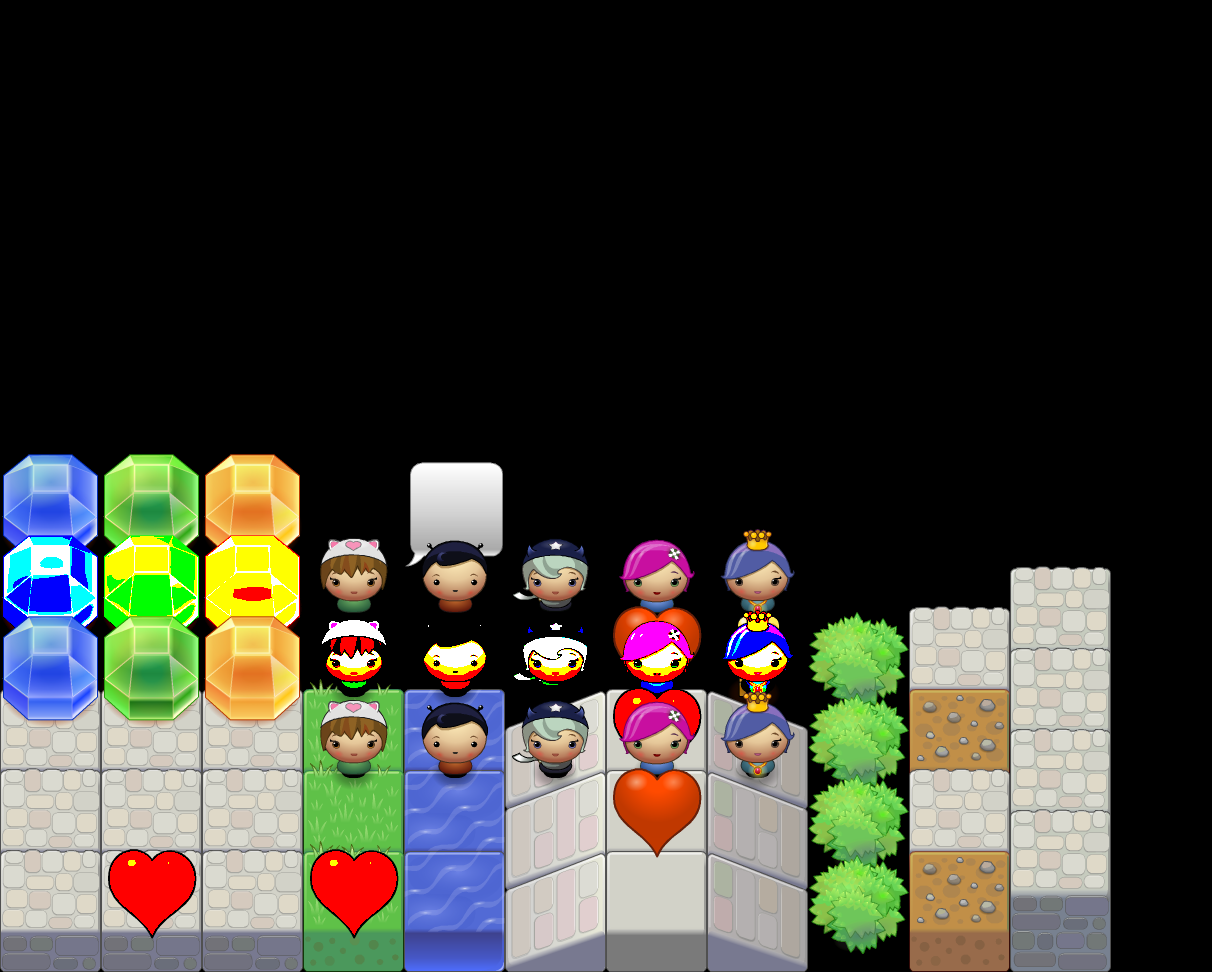

The image is a tile-based game level rendered from a .tmx file. Its description and complete source (layers, tilesets, objects, tile grids) follow:
An orthogonal 12x12 tile map with 101x81 px tiles, 3 tile layers (Layer 0, Layer 1, Layer 2), 2 tilesets.

<map version="1.0" orientation="orthogonal" renderorder="right-down" width="12" height="12" tilewidth="101" tileheight="81" nextobjectid="1">
 <tileset firstgid="1" name="Untitled" tilewidth="101" tileheight="171" spacing="2" margin="2" tilecount="45" columns="9">
  <image source="ortho-test1.png" width="1024" height="1024" />
  <tile id="0">
   <properties>
    <property name="testme" value="asdf" />
   </properties>
  </tile>
 </tileset>
 <tileset firstgid="46" name="tileset2" tilewidth="101" tileheight="171" spacing="2" margin="2" tilecount="45" columns="9">
  <image source="ortho-test1_bw.png" width="1024" height="1024" />
 </tileset>
 <layer name="Layer 0" width="12" height="12">
  <data encoding="csv">
0,0,0,0,0,0,0,0,0,0,0,0,
0,0,0,0,0,0,0,0,0,0,0,0,
0,0,0,0,0,0,0,0,0,0,0,0,
0,0,0,0,0,0,0,0,0,0,0,0,
0,0,0,0,0,0,0,0,0,0,0,0,
0,0,0,0,0,0,0,0,0,0,0,0,
14,15,16,0,34,0,0,0,0,0,0,0,
0,0,0,3,2,4,5,6,0,0,0,0,
0,0,0,0,0,0,18,19,40,37,36,0,
37,37,37,17,43,24,20,21,40,10,36,0,
37,37,37,17,43,24,20,21,40,37,36,0,
37,37,37,17,43,24,20,21,40,10,36,0
</data>
 </layer>
 <layer name="Layer 1" width="12" height="12">
  <data encoding="csv">
0,0,0,0,0,0,0,0,0,0,0,0,
0,0,0,0,0,0,0,0,0,0,0,0,
0,0,0,0,0,0,0,0,0,0,0,0,
0,0,0,0,0,0,0,0,0,0,0,0,
0,0,0,0,0,0,0,0,0,0,0,0,
0,0,0,0,0,0,0,0,0,0,0,0,
0,0,0,0,0,0,0,0,0,0,0,0,
59,60,61,0,0,0,0,0,0,0,0,0,
0,0,0,48,47,49,50,51,0,0,0,0,
0,0,0,0,0,0,63,0,0,0,0,0,
0,0,0,0,0,0,0,0,0,0,0,0,
0,63,0,63,0,0,0,0,0,0,0,0
</data>
 </layer>
 <layer name="Layer 2" width="12" height="12">
  <data encoding="csv">
0,0,0,0,0,0,0,0,0,0,0,0,
0,0,0,0,0,0,0,0,0,0,0,0,
0,0,0,0,0,0,0,0,0,0,0,0,
0,0,0,0,0,0,0,0,0,0,0,0,
0,0,0,0,0,0,0,0,0,0,0,0,
0,0,0,0,0,0,0,0,0,0,0,0,
0,0,0,0,0,0,0,0,0,0,0,0,
0,0,0,0,0,0,0,0,0,0,0,0,
14,15,16,0,0,0,0,0,0,0,0,0,
0,0,0,3,2,4,5,6,0,0,0,0,
0,0,0,0,0,0,18,0,0,0,0,0,
0,0,0,0,0,0,0,0,0,0,0,0
</data>
 </layer>
</map>
